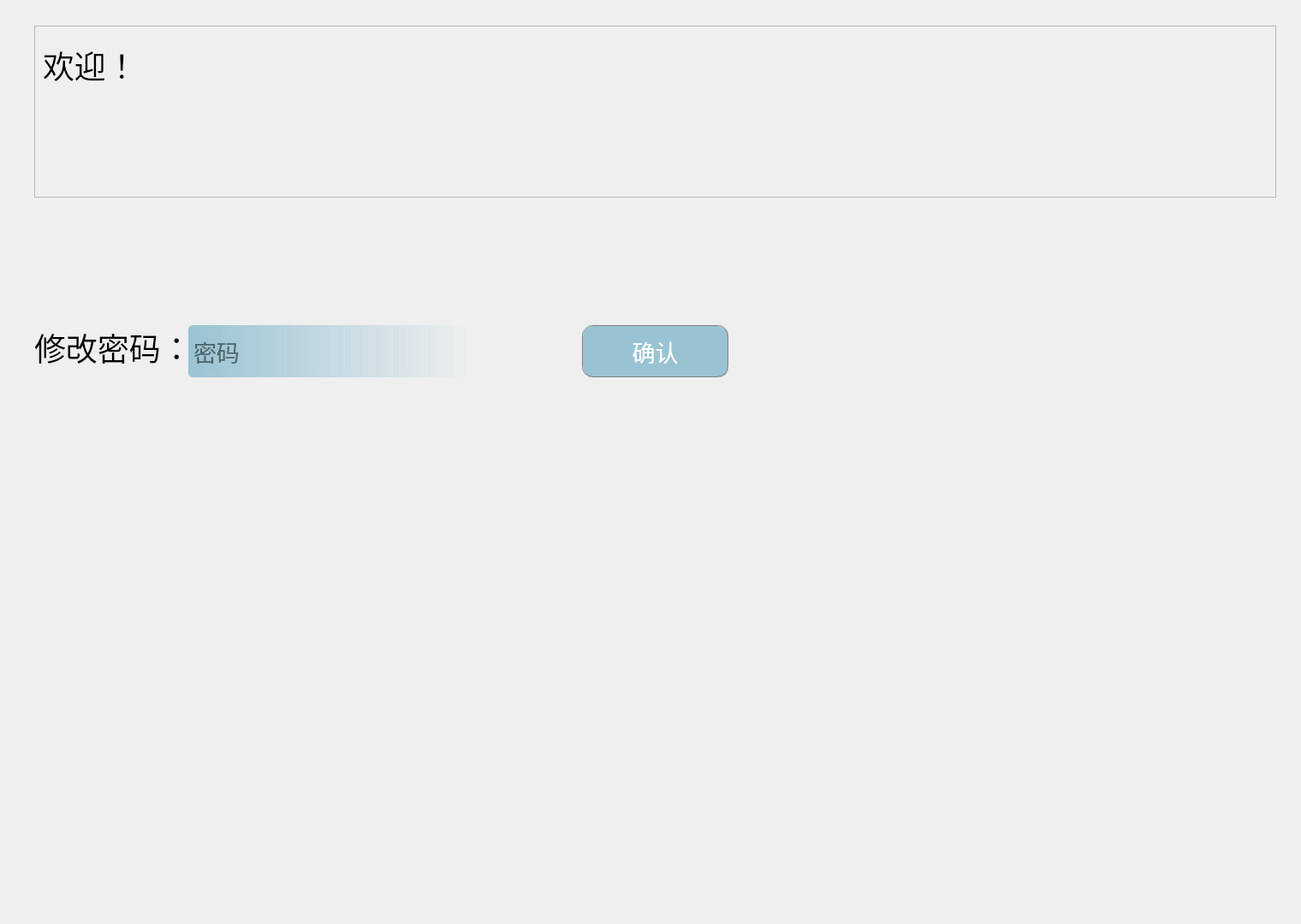
<?xml version="1.0" encoding="UTF-8"?>
<ui version="4.0">
 <class>AdminInfo</class>
 <widget class="QWidget" name="AdminInfo">
  <property name="geometry">
   <rect>
    <x>0</x>
    <y>0</y>
    <width>1520</width>
    <height>1080</height>
   </rect>
  </property>
  <property name="windowTitle">
   <string>Form</string>
  </property>
  <widget class="QFrame" name="frame">
   <property name="geometry">
    <rect>
     <x>40</x>
     <y>30</y>
     <width>1451</width>
     <height>201</height>
    </rect>
   </property>
   <property name="frameShape">
    <enum>QFrame::StyledPanel</enum>
   </property>
   <property name="frameShadow">
    <enum>QFrame::Raised</enum>
   </property>
   <widget class="QLabel" name="label">
    <property name="geometry">
     <rect>
      <x>10</x>
      <y>10</y>
      <width>451</width>
      <height>71</height>
     </rect>
    </property>
    <property name="font">
     <font>
      <family>微软雅黑 Light</family>
      <pointsize>28</pointsize>
     </font>
    </property>
    <property name="text">
     <string>欢迎！</string>
    </property>
   </widget>
   <widget class="QLabel" name="label_2">
    <property name="geometry">
     <rect>
      <x>10</x>
      <y>100</y>
      <width>1111</width>
      <height>71</height>
     </rect>
    </property>
    <property name="font">
     <font>
      <family>微软雅黑 Light</family>
      <pointsize>28</pointsize>
     </font>
    </property>
    <property name="text">
     <string/>
    </property>
   </widget>
  </widget>
  <widget class="QLabel" name="label_3">
   <property name="geometry">
    <rect>
     <x>40</x>
     <y>370</y>
     <width>451</width>
     <height>71</height>
    </rect>
   </property>
   <property name="font">
    <font>
     <family>微软雅黑 Light</family>
     <pointsize>28</pointsize>
    </font>
   </property>
   <property name="text">
    <string>修改密码：</string>
   </property>
  </widget>
  <widget class="QPushButton" name="but_ok">
   <property name="geometry">
    <rect>
     <x>680</x>
     <y>380</y>
     <width>171</width>
     <height>61</height>
    </rect>
   </property>
   <property name="font">
    <font>
     <family>微软雅黑 Light</family>
     <pointsize>20</pointsize>
     <weight>50</weight>
     <bold>false</bold>
    </font>
   </property>
   <property name="styleSheet">
    <string notr="true">QPushButton{
border:1px groove gray;
border-radius:12px;
padding:2px 4px;
color: rgb(255, 255, 255);
background-color: rgba(153,195,211,255);
}
 
QPushButton:hover{
border:1px groove gray;
border-radius:12px;
padding:2px 4px;
color:  rgba(153,195,211,160);
background-color: rgba(153,195,211,180);
}
QPushButto:pressed{
border:1px groove gray;
border-radius:12px;
padding:2px 4px;
color: rgb(255, 255, 255);
background-color: rgba(153,195,211,100);
padding-left:6px;
padding-top:6px;
}</string>
   </property>
   <property name="text">
    <string>确认</string>
   </property>
  </widget>
  <widget class="QLineEdit" name="line_password">
   <property name="geometry">
    <rect>
     <x>220</x>
     <y>380</y>
     <width>331</width>
     <height>61</height>
    </rect>
   </property>
   <property name="minimumSize">
    <size>
     <width>331</width>
     <height>61</height>
    </size>
   </property>
   <property name="maximumSize">
    <size>
     <width>331</width>
     <height>61</height>
    </size>
   </property>
   <property name="font">
    <font>
     <family>微软雅黑 Light</family>
     <pointsize>20</pointsize>
    </font>
   </property>
   <property name="styleSheet">
    <string notr="true">border-radius:5px;
padding:2px 4px;
background-color: qlineargradient(spread:pad, x1:0, y1:0, x2:1, y2:0, stop:0 rgba(153,195,211,255), stop:1 rgba(152,195,212, 0));</string>
   </property>
   <property name="maxLength">
    <number>16</number>
   </property>
   <property name="echoMode">
    <enum>QLineEdit::Password</enum>
   </property>
   <property name="placeholderText">
    <string>密码</string>
   </property>
   <property name="clearButtonEnabled">
    <bool>true</bool>
   </property>
  </widget>
 </widget>
 <resources/>
 <connections/>
</ui>
